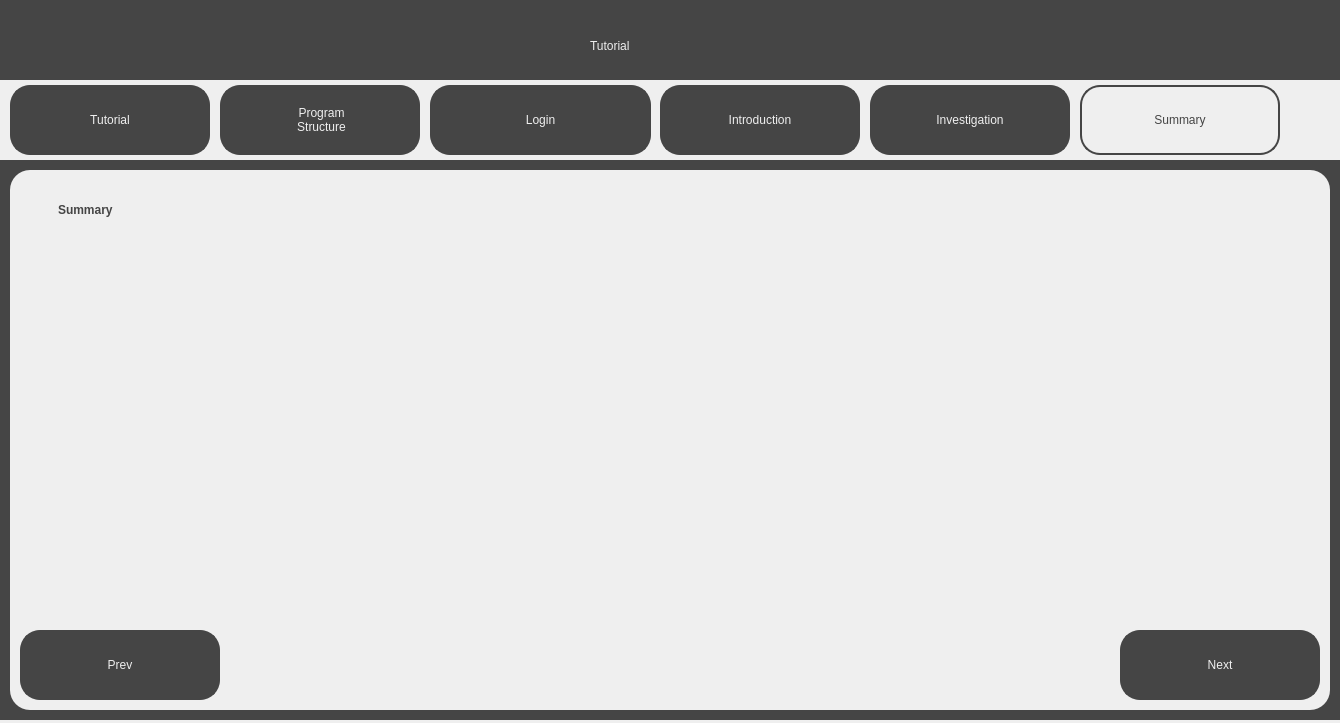
<?xml version="1.0" encoding="UTF-8"?>
<ui version="4.0">
 <class>SummaryTutorialScreen</class>
 <widget class="QDialog" name="SummaryTutorialScreen">
  <property name="geometry">
   <rect>
    <x>0</x>
    <y>0</y>
    <width>1340</width>
    <height>723</height>
   </rect>
  </property>
  <property name="windowTitle">
   <string>Visualising the Riemann Hypothesis - Tutorial</string>
  </property>
  <property name="toolTipDuration">
   <number>0</number>
  </property>
  <property name="sizeGripEnabled">
   <bool>false</bool>
  </property>
  <widget class="QWidget" name="widget" native="true">
   <property name="geometry">
    <rect>
     <x>0</x>
     <y>0</y>
     <width>1340</width>
     <height>720</height>
    </rect>
   </property>
   <property name="styleSheet">
    <string notr="true">background-color: rgb(69, 69, 69);</string>
   </property>
   <widget class="QLabel" name="Title">
    <property name="geometry">
     <rect>
      <x>590</x>
      <y>20</y>
      <width>161</width>
      <height>51</height>
     </rect>
    </property>
    <property name="styleSheet">
     <string notr="true">font: 36pt &quot;Sans Serif&quot;; color:rgb(239, 239, 239)</string>
    </property>
    <property name="text">
     <string>Tutorial</string>
    </property>
   </widget>
   <widget class="QWidget" name="TabBar" native="true">
    <property name="geometry">
     <rect>
      <x>0</x>
      <y>80</y>
      <width>1340</width>
      <height>80</height>
     </rect>
    </property>
    <property name="styleSheet">
     <string notr="true">background-color: rgb(239, 239, 239);</string>
    </property>
    <widget class="QPushButton" name="TutorialTab">
     <property name="geometry">
      <rect>
       <x>10</x>
       <y>5</y>
       <width>200</width>
       <height>70</height>
      </rect>
     </property>
     <property name="cursor">
      <cursorShape>PointingHandCursor</cursorShape>
     </property>
     <property name="styleSheet">
      <string notr="true">border: 2px solid;
border-radius: 20px;
border-color:rgb(69, 69, 69);
background-color: rgb(69, 69, 69);
font: 18pt &quot;Sans Serif&quot;; color:rgb(239, 239, 239);
</string>
     </property>
     <property name="text">
      <string>Tutorial</string>
     </property>
    </widget>
    <widget class="QPushButton" name="LoginTab">
     <property name="geometry">
      <rect>
       <x>430</x>
       <y>5</y>
       <width>221</width>
       <height>70</height>
      </rect>
     </property>
     <property name="cursor">
      <cursorShape>PointingHandCursor</cursorShape>
     </property>
     <property name="styleSheet">
      <string notr="true">border: 2px solid;
border-radius: 20px;
border-color:rgb(69, 69, 69);
background-color: rgb(69, 69, 69);
font: 18pt &quot;Sans Serif&quot;; color:rgb(239, 239, 239);
</string>
     </property>
     <property name="text">
      <string>Login</string>
     </property>
    </widget>
    <widget class="QPushButton" name="IntroductionTab">
     <property name="geometry">
      <rect>
       <x>660</x>
       <y>5</y>
       <width>200</width>
       <height>70</height>
      </rect>
     </property>
     <property name="cursor">
      <cursorShape>PointingHandCursor</cursorShape>
     </property>
     <property name="styleSheet">
      <string notr="true">border: 2px solid;
border-radius: 20px;
border-color:rgb(69, 69, 69);
background-color: rgb(69, 69, 69);
font: 18pt &quot;Sans Serif&quot;; color:rgb(239, 239, 239);
</string>
     </property>
     <property name="text">
      <string>Introduction</string>
     </property>
    </widget>
    <widget class="QPushButton" name="InvestigationTab">
     <property name="geometry">
      <rect>
       <x>870</x>
       <y>5</y>
       <width>200</width>
       <height>70</height>
      </rect>
     </property>
     <property name="cursor">
      <cursorShape>PointingHandCursor</cursorShape>
     </property>
     <property name="styleSheet">
      <string notr="true">border: 2px solid;
border-radius: 20px;
border-color:rgb(69, 69, 69);
background-color: rgb(69, 69, 69);
font: 18pt &quot;Sans Serif&quot;; color:rgb(239, 239, 239);
</string>
     </property>
     <property name="text">
      <string>Investigation</string>
     </property>
    </widget>
    <widget class="QPushButton" name="SummaryTab">
     <property name="geometry">
      <rect>
       <x>1080</x>
       <y>5</y>
       <width>200</width>
       <height>70</height>
      </rect>
     </property>
     <property name="cursor">
      <cursorShape>PointingHandCursor</cursorShape>
     </property>
     <property name="styleSheet">
      <string notr="true">border: 2px solid;
border-radius: 20px;
border-color:rgb(69, 69, 69);
background-color: rgb(239, 239, 239);
font: 18pt &quot;Sans Serif&quot;; color:rgb(69, 69, 69);
</string>
     </property>
     <property name="text">
      <string>Summary</string>
     </property>
    </widget>
    <widget class="QPushButton" name="ProgramStructureTab">
     <property name="geometry">
      <rect>
       <x>220</x>
       <y>5</y>
       <width>200</width>
       <height>70</height>
      </rect>
     </property>
     <property name="cursor">
      <cursorShape>PointingHandCursor</cursorShape>
     </property>
     <property name="styleSheet">
      <string notr="true">border-radius: 20px;
background-color: rgba(0, 0, 0, 0);
font: 18pt &quot;Sans Serif&quot;;
</string>
     </property>
     <property name="text">
      <string/>
     </property>
    </widget>
    <widget class="QLabel" name="ProgramStructureLabel">
     <property name="geometry">
      <rect>
       <x>220</x>
       <y>5</y>
       <width>200</width>
       <height>70</height>
      </rect>
     </property>
     <property name="styleSheet">
      <string notr="true">border: 2px solid;
border-radius: 20px;
border-color:rgb(69, 69, 69);
background-color: rgb(69, 69, 69);
font: 18pt &quot;Sans Serif&quot;; color:rgb(239, 239, 239);
</string>
     </property>
     <property name="text">
      <string>&lt;html&gt;&lt;head/&gt;&lt;body&gt;&lt;p align=&quot;center&quot;&gt;Program&lt;br/&gt;Structure&lt;/p&gt;&lt;/body&gt;&lt;/html&gt;</string>
     </property>
    </widget>
    <zorder>TutorialTab</zorder>
    <zorder>LoginTab</zorder>
    <zorder>IntroductionTab</zorder>
    <zorder>InvestigationTab</zorder>
    <zorder>SummaryTab</zorder>
    <zorder>ProgramStructureLabel</zorder>
    <zorder>ProgramStructureTab</zorder>
   </widget>
   <widget class="QWidget" name="MainWidget" native="true">
    <property name="geometry">
     <rect>
      <x>10</x>
      <y>170</y>
      <width>1320</width>
      <height>540</height>
     </rect>
    </property>
    <property name="styleSheet">
     <string notr="true">background-color: rgb(239, 239, 239);
border-radius: 20px;</string>
    </property>
    <widget class="QPushButton" name="PrevButton">
     <property name="geometry">
      <rect>
       <x>10</x>
       <y>460</y>
       <width>200</width>
       <height>70</height>
      </rect>
     </property>
     <property name="cursor">
      <cursorShape>PointingHandCursor</cursorShape>
     </property>
     <property name="styleSheet">
      <string notr="true">border: 2px solid;
border-radius: 20px;
border-color:rgb(69, 69, 69);
background-color: rgb(69, 69, 69);
font: 36pt &quot;Sans Serif&quot;; color:rgb(239, 239, 239);
</string>
     </property>
     <property name="text">
      <string>Prev</string>
     </property>
    </widget>
    <widget class="QPushButton" name="NextButton">
     <property name="geometry">
      <rect>
       <x>1110</x>
       <y>460</y>
       <width>200</width>
       <height>70</height>
      </rect>
     </property>
     <property name="cursor">
      <cursorShape>PointingHandCursor</cursorShape>
     </property>
     <property name="styleSheet">
      <string notr="true">border: 2px solid;
border-radius: 20px;
border-color:rgb(69, 69, 69);
background-color: rgb(69, 69, 69);
font: 36pt &quot;Sans Serif&quot;; color:rgb(239, 239, 239);
</string>
     </property>
     <property name="text">
      <string>Next</string>
     </property>
    </widget>
    <widget class="QLabel" name="SubTitleText">
     <property name="geometry">
      <rect>
       <x>40</x>
       <y>20</y>
       <width>311</width>
       <height>41</height>
      </rect>
     </property>
     <property name="styleSheet">
      <string notr="true">font: 25pt &quot;Sans Serif&quot;; color:rgb(69, 69, 69);
background-color: rgb(239, 239, 239); padding: 5px;</string>
     </property>
     <property name="text">
      <string>&lt;html&gt;&lt;head/&gt;&lt;body&gt;&lt;p&gt;&lt;span style=&quot; font-weight:600;&quot;&gt;Summary&lt;/span&gt;&lt;/p&gt;&lt;/body&gt;&lt;/html&gt;</string>
     </property>
    </widget>
    <zorder>SubTitleText</zorder>
    <zorder>PrevButton</zorder>
    <zorder>NextButton</zorder>
   </widget>
  </widget>
 </widget>
 <resources/>
 <connections/>
</ui>
